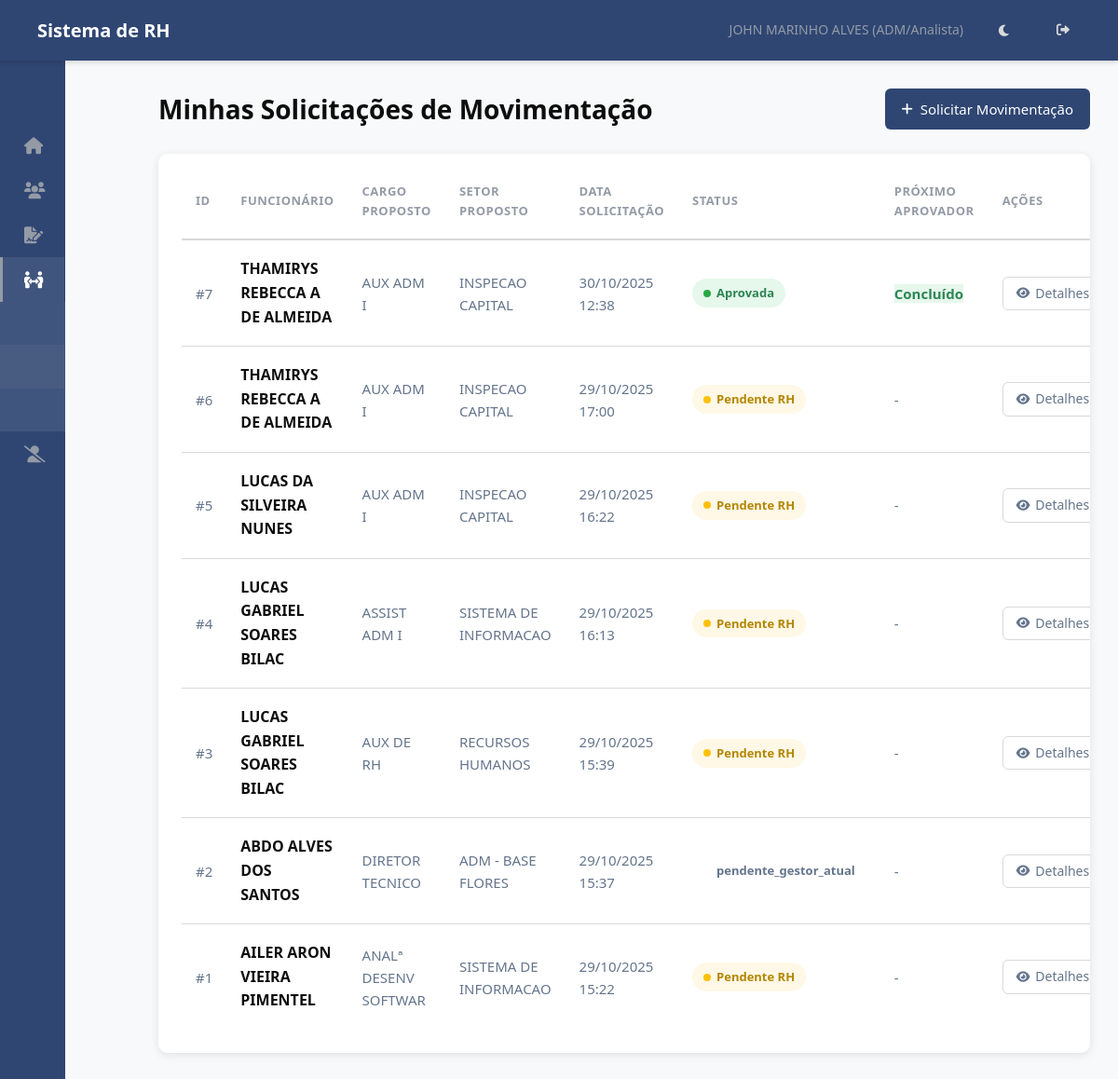
The page /mp/minhas/ (signed in) on the database its author committed.
### hierarquia/models.py (models this page shows, shortened)
class Funcionario(models.Model):
    usuario = models.OneToOneField(User, on_delete=models.SET_NULL, null=True, blank=True, related_name='funcionario')
    nome = models.CharField(max_length=255)
    data_nascimento = models.DateField(blank=True, null=True)
    cpf = models.CharField(max_length=14, unique=True, validators=[cpf_validator])
    data_admissao = models.DateField()
    cargo = models.ForeignKey(Cargo, on_delete=models.PROTECT, related_name='funcionarios')
    setor_primario = models.ForeignKey(
        Setor,
        on_delete=models.PROTECT, # Protege contra exclusão de setor com funcionários
        related_name='funcionarios_primarios', # Nome para acesso reverso
        verbose_name='Setor Principal',
        null=True, # TEMPORARIAMENTE True para facilitar migração inicial, depois pode ser False
        blank=True # TEMPORARIAMENTE True
    )
    setores_responsaveis = models.ManyToManyField(
        Setor,
        related_name='responsaveis', # Permite Setor.responsaveis.all()
        blank=True, # Muitos funcionários não serão responsáveis por nenhum setor
        verbose_name='Setores Responsáveis'
    )
    centro_servico = models.ForeignKey(CentroServico, on_delete=models.SET_NULL, null=True, blank=True, related_name='funcionarios')
    ativo = models.BooleanField(default=True)
    criado_em = models.DateTimeField(auto_now_add=True)
    atualizado_em = models.DateTimeField(auto_now=True)
    class Meta:
        ordering = ['nome']
        verbose_name = 'Funcionário'
        verbose_name_plural = 'Funcionários'

class Cargo(models.Model):
    NIVEL_CHOICES = [
        (1, 'Diretor'),
        (2, 'Gestor'),
        (3, 'Coordenador'),
        (4, 'Supervisor'),
        (5, 'ADM/Analista'), # E outros níveis operacionais
    ]
    nome = models.CharField(max_length=255, unique=True)
    nivel = models.IntegerField(choices=NIVEL_CHOICES)
    descricao = models.TextField(blank=True, null=True)
    criado_em = models.DateTimeField(auto_now_add=True)
    atualizado_em = models.DateTimeField(auto_now=True)
    class Meta:
        ordering = ['nivel', 'nome']
        verbose_name = 'Cargo'
        verbose_name_plural = 'Cargos'

class MovimentacaoPessoal(models.Model):
    STATUS_MP_CHOICES = [
        ('pendente_gestores', 'Pendente Gestores (Atual e Proposto)'), # Novo status inicial
        ('pendente_rh', 'Pendente RH'),
        ('aprovada', 'Aprovada'),
        ('rejeitada', 'Rejeitada'),
    ]
    solicitante = models.ForeignKey(Funcionario, on_delete=models.PROTECT, related_name='mps_solicitadas', verbose_name="Solicitante (ADM)")
    funcionario_movido = models.ForeignKey(Funcionario, on_delete=models.PROTECT, related_name='movimentacoes', verbose_name="Funcionário a ser Movido")
    criado_em = models.DateTimeField(auto_now_add=True, verbose_name="Data da Solicitação")
    atualizado_em = models.DateTimeField(auto_now=True)
    cargo_atual = models.ForeignKey(Cargo, on_delete=models.PROTECT, related_name='+', verbose_name="Cargo Atual", null=True, blank=True)
    setor_atual = models.ForeignKey(Setor, on_delete=models.PROTECT, related_name='+', verbose_name="Setor Atual", null=True, blank=True)
    salario_atual = models.DecimalField(max_digits=10, decimal_places=2, null=True, blank=True, verbose_name="Salário Atual")
    cargo_proposto = models.ForeignKey(Cargo, on_delete=models.PROTECT, related_name='+', verbose_name="Cargo Proposto")
    setor_proposto = models.ForeignKey(Setor, on_delete=models.PROTECT, related_name='+', verbose_name="Setor Proposto")
    salario_proposto = models.DecimalField(max_digits=10, decimal_places=2, null=True, blank=True, verbose_name="Salário Proposto")
    data_efetiva = models.DateField(verbose_name="Data Efetiva da Movimentação")
    justificativa = models.TextField(verbose_name="Justificativa da Movimentação")
    status = models.CharField(max_length=30, choices=STATUS_MP_CHOICES, default='pendente_gestores', verbose_name="Status da Movimentação")
    aprovador_gestor_proposto = models.ForeignKey(Funcionario, on_delete=models.SET_NULL, null=True, blank=True, related_name='mps_para_aprovar_proposto')
    aprovador_gestor_atual = models.ForeignKey(Funcionario, on_delete=models.SET_NULL, null=True, blank=True, related_name='mps_para_aprovar_atual')
    aprovador_rh = models.ForeignKey(Funcionario, on_delete=models.SET_NULL, null=True, blank=True, related_name='mps_para_aprovar_rh')
    gestor_proposto_aprovou = models.BooleanField(default=False, verbose_name="Gestor Proposto Aprovou?")
    data_aprovacao_gestor_proposto = models.DateTimeField(null=True, blank=True)
    gestor_atual_aprovou = models.BooleanField(default=False, verbose_name="Gestor Atual Aprovou?")
    data_aprovacao_gestor_atual = models.DateTimeField(null=True, blank=True)
    aprovado_por_rh = models.ForeignKey(Funcionario, on_delete=models.SET_NULL, null=True, blank=True, related_name='mps_aprovadas_rh')
    data_aprovacao_rh = models.DateTimeField(null=True, blank=True)
    rejeitado_por = models.ForeignKey(Funcionario, on_delete=models.SET_NULL, null=True, blank=True, related_name='mps_rejeitadas')
    data_rejeicao = models.DateTimeField(null=True, blank=True)
    observacao_rejeicao = models.TextField(blank=True, null=True, help_text="Motivo da rejeição.")
    class Meta:
        verbose_name = "Movimentação Pessoal"
        verbose_name_plural = "Movimentações Pessoais"
        ordering = ['-criado_em']

class Setor(models.Model):
    nome = models.CharField(max_length=255, unique=True)
    descricao = models.TextField(blank=True, null=True)
    criado_em = models.DateTimeField(auto_now_add=True)
    atualizado_em = models.DateTimeField(auto_now=True)
    class Meta:
        ordering = ['nome']
        verbose_name = 'Setor'
        verbose_name_plural = 'Setores'

### hierarquia/views.py (the view)
# urls.py: path('mp/minhas/', views.MinhasMovimentacoesListView.as_view(), name='minhas_mps'),
class MinhasMovimentacoesListView(BasePermissionMixin, ListView):
    model = MovimentacaoPessoal
    template_name = 'rh/minhas_mps_list.html' # <- Vamos criar este template
    context_object_name = 'movimentacoes'
    paginate_by = 15
    def get_queryset(self):
        return MovimentacaoPessoal.objects.filter(solicitante=self.funcionario_logado).order_by('-criado_em')
    def get_context_data(self, **kwargs):
        context = super().get_context_data(**kwargs)
        context['titulo_pagina'] = "Minhas Solicitações de Movimentação"
        return context

### templates/rh/minhas_mps_list.html (shortened to what this page needs)
{% extends 'base.html' %}
{% load static %}
{% block extra_css %}
    <link rel="stylesheet" href="{% static 'css/rh/minhas_mps_list.css' %}">
{% endblock extra_css %}
{% block content %}
<div class="minhas-mps-container">
    <div class="page-header">
        <h1>{{ titulo_pagina|default:"Minhas Solicitações de Movimentação" }}</h1>
        <a href="{% url 'criar_mp' %}" class="btn-add"><i class="fas fa-plus"></i> Solicitar Movimentação</a>
    </div>
    {% if movimentacoes %}
        <div class="table-responsive">
            <table class="data-table">
                <thead>
                    <tr>
                        <th>ID</th>
                        <th>Funcionário</th>
                        <th>Cargo Proposto</th>
                        <th>Setor Proposto</th>
                        <th>Data Solicitação</th>
                        <th>Status</th>
                        <th>Próximo Aprovador</th>
                        <th>Ações</th>
                    </tr>
                </thead>
                <tbody>
                    {% for mp in movimentacoes %}
                    <tr>
                        <td>#{{ mp.id }}</td>
                        <td><strong>{{ mp.funcionario_movido.nome }}</strong></td>
                        <td>{{ mp.cargo_proposto.nome }}</td>
                        <td>{{ mp.setor_proposto.nome }}</td>
                        <td>{{ mp.criado_em|date:"d/m/Y H:i" }}</td>
                        <td>
                            <span class="status-badge status-{{ mp.status }}">
                                {{ mp.get_status_display }}
                            </span>
                        </td>
                        <td>
                            {% if mp.aprovador_atual %}
                                {{ mp.aprovador_atual.nome }}
                            {% elif mp.status == 'aprovada' %}
                                <span class="status-aprovada" style="font-weight: 600;">Concluído</span>
                            {% elif mp.status == 'rejeitada' %}
                                <span class="status-rejeitada" style="font-weight: 600;">Rejeitado</span>
                            {% else %}
                                -
                            {% endif %}
                        </td>
                        <td>
                            <a href="{% url 'detalhar_mp' mp.pk %}" class="btn-action-detail"><i class="fas fa-eye"></i> Detalhes</a>
                        </td>
                    </tr>
                    {% endfor %}
                </tbody>
            </table>
        </div>
    {% else %}
        <div class="no-results">
            <h4>Nenhuma Movimentação Solicitada</h4>
            <p>Você ainda não solicitou nenhuma Movimentação Pessoal.</p>
        </div>
    {% endif %}
</div>
{% endblock content %}

### templates/base.html (shortened to what this page needs)
{% load static %}
{% load rh_tags %}
<!DOCTYPE html>
<html lang="pt-BR">
<head>
    <link rel="stylesheet" href="{% static 'css/base.css' %}">
    <link rel="stylesheet" href="https://cdnjs.cloudflare.com/ajax/libs/font-awesome/6.0.0/css/all.min.css">
    {% block extra_css %}{% endblock extra_css %}
</head>
<body {% if request.COOKIES.theme == 'dark' %}class="dark-theme"{% endif %}>
    <nav class="navbar">
        <h1>Sistema de RH</h1>
        <div class="navbar-user">
            {% if user.is_authenticated %}
                {% with funcionario_logado=request.user.funcionario %}
                    <span>
                        {{ funcionario_logado.nome|default:user.username }}
                        {% if funcionario_logado.cargo %} ({{ funcionario_logado.cargo.get_nivel_display }}) {% endif %}
                    </span>
                {% endwith %}
            {% else %}
                <span>Visitante</span>
            {% endif %}
            <button id="theme-toggle" class="theme-toggle-btn" aria-label="Alternar tema">
            </button>
            {% if user.is_authenticated %}
                <a href="{% url 'logout' %}" title="Sair"><i class="fas fa-sign-out-alt"></i></a>
            {% else %}
                <a href="{% url 'login' %}" title="Entrar"><i class="fas fa-sign-in-alt"></i></a>
            {% endif %}
        </div>
    </nav>
    <div class="page-container">
        <aside class="sidebar" id="sidebar">
            <div class="sidebar-header">
            </div>
            <nav class="menu-items">
                {% with funcionario_logado=request.user.funcionario %}
                    {% is_rh_or_dp funcionario_logado as eh_rh %}
                    <a href="{% url 'dashboard' %}" class="menu-item {% if request.resolver_match.url_name == 'dashboard' %}active{% endif %}">
                        <i class="fas fa-home fa-fw"></i> <span class="menu-text">Dashboard</span>
                    </a>
                    <a href="{% url 'listar_setores_funcionarios' %}" class="menu-item {% if 'funcionarios' in request.resolver_match.view_name or 'detalhar_funcionario' in request.resolver_match.url_name %}active{% endif %}">
                        <i class="fas fa-users fa-fw"></i> <span class="menu-text">Funcionários</span>
                    </a>
                    {% if user.is_authenticated %}
                        {% if funcionario_logado %}
                            {% with rp_urls='criar_rp,minhas_rps,listar_rps_para_aprovar,historico_rps,detalhar_rp,editar_rp_rh,aprovar_rp,rejeitar_rp' %}
                            <div class="sidebar-module {% if request.resolver_match.url_name in rp_urls %}open{% endif %}">
                                <a href="#" class="menu-item module-trigger">
                                    <i class="fas fa-file-signature fa-fw"></i>
                                    </a>
                            </div>
                            {% endwith %}
                            {% with mp_urls='criar_mp,minhas_mps,listar_mps_para_aprovar,historico_mps,detalhar_mp,aprovar_mp,rejeitar_mp' %}
                            <div class="sidebar-module {% if request.resolver_match.url_name in mp_urls %}open{% endif %}">
                                <a href="#" class="menu-item module-trigger">
                                    <i class="fas fa-people-arrows fa-fw"></i>
                                    </a>
                                <div class="module-content">
                                    {% if user.is_superuser or funcionario_logado.cargo and funcionario_logado.cargo.nivel <= 5 %}
                                        <a href="{% url 'criar_mp' %}" class="menu-item sub-item {% if request.resolver_match.url_name == 'criar_mp' %}active{% endif %}">
                                        </a>
                                    {% endif %}
                                    <a href="{% url 'minhas_mps' %}" class="menu-item sub-item {% if request.resolver_match.url_name == 'minhas_mps' %}active{% endif %}">
                                    </a>
                                    <a href="{% url 'historico_mps' %}" class="menu-item sub-item {% if request.resolver_match.url_name == 'historico_mps' %}active{% endif %}">
                                    </a>
                                </div>
                            </div>
                            {% endwith %}
                            {% with rd_urls='criar_rd,minhas_rds,listar_rds_para_aprovar,detalhar_rd,aprovar_rd,rejeitar_rd,historico_rds' %}
                            <div class="sidebar-module {% if request.resolver_match.url_name in rd_urls %}open{% endif %}">
                                <a href="#" class="menu-item module-trigger">
                                    <i class="fas fa-user-slash fa-fw"></i>
                                    </a>
                            </div>
                            {% endwith %}
                        {% endif %}
                    {% endif %}
                {% endwith %}
            </nav>
        </aside>
        <main class="main-content" id="main-content">
            {% block content %}{% endblock content %}
        </main>
    </div>
</body>
</html>

### rows shown on the page
Funcionario: nome "JOHN MARINHO ALVES", cargo.nivel "ADM/Analista"
MovimentacaoPessoal: id "7", funcionario_movido.nome "THAMIRYS REBECCA A DE ALMEIDA", cargo_proposto.nome "AUX ADM I", setor_proposto.nome "INSPECAO CAPITAL", criado_em "30/10/2025 12:38", status "Aprovada", shows "Concluído"
MovimentacaoPessoal: id "6", funcionario_movido.nome "THAMIRYS REBECCA A DE ALMEIDA", cargo_proposto.nome "AUX ADM I", setor_proposto.nome "INSPECAO CAPITAL", criado_em "29/10/2025 17:00", status "Pendente RH"
MovimentacaoPessoal: id "5", funcionario_movido.nome "LUCAS DA SILVEIRA NUNES", cargo_proposto.nome "AUX ADM I", setor_proposto.nome "INSPECAO CAPITAL", criado_em "29/10/2025 16:22", status "Pendente RH"
MovimentacaoPessoal: id "4", funcionario_movido.nome "LUCAS GABRIEL SOARES BILAC", cargo_proposto.nome "ASSIST ADM I", setor_proposto.nome "SISTEMA DE INFORMACAO", criado_em "29/10/2025 16:13", status "Pendente RH"
MovimentacaoPessoal: id "3", funcionario_movido.nome "LUCAS GABRIEL SOARES BILAC", cargo_proposto.nome "AUX DE RH", setor_proposto.nome "RECURSOS HUMANOS", criado_em "29/10/2025 15:39", status "Pendente RH"
MovimentacaoPessoal: id "2", funcionario_movido.nome "ABDO ALVES DOS SANTOS", cargo_proposto.nome "DIRETOR TECNICO", setor_proposto.nome "ADM - BASE FLORES", criado_em "29/10/2025 15:37", status "pendente_gestor_atual"
MovimentacaoPessoal: id "1", funcionario_movido.nome "AILER ARON VIEIRA PIMENTEL", cargo_proposto.nome "ANALª DESENV SOFTWAR", setor_proposto.nome "SISTEMA DE INFORMACAO", criado_em "29/10/2025 15:22", status "Pendente RH"

### other values the page prints
{{ titulo_pagina|default:"Minhas Solicitações de Movimentação" }} "Minhas Solicitações de Movimentação"
